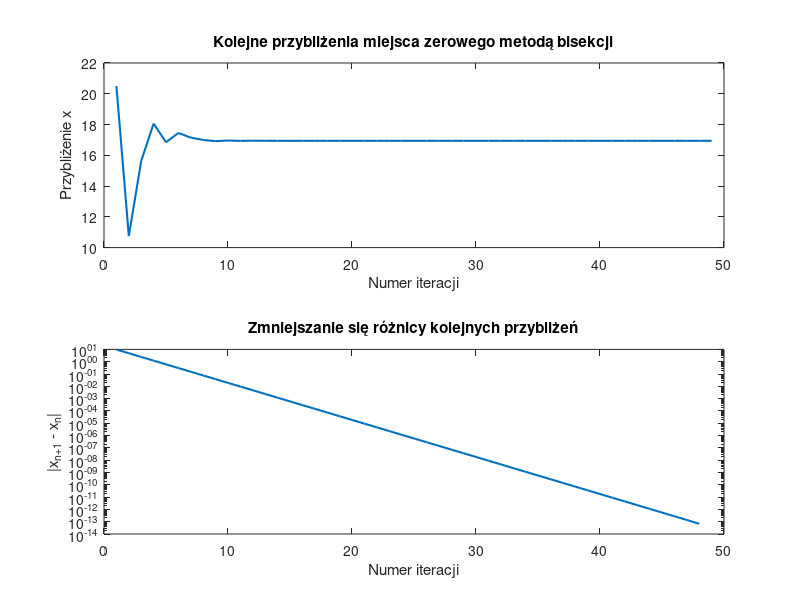

Source code (MATLAB):
function [xvec,xdif,xsolution,ysolution,iterations] = velocity_bisection()
% Wyznacza miejsce zerowe funkcji velocity_difference metodą bisekcji.
% xvec - wektor z kolejnymi przybliżeniami miejsca zerowego, gdzie xvec(1)= (a+b)/2
% xdif - wektor różnic kolejnych przybliżeń miejsca zerowego
%   xdif(i) = abs(xvec(i+1)-xvec(i));
% xsolution - obliczone miejsce zerowe
% ysolution - wartość funkcji velocity_difference wyznaczona dla t=xsolution
% iterations - liczba iteracji wykonana w celu wyznaczenia xsolution

a = 1; % lewa granica przedziału poszukiwań miejsca zerowego
b = 40; % prawa granica przedziału poszukiwań miejsca zerowego
ytolerance = 1e-12; % tolerancja wartości funkcji w przybliżonym miejscu zerowym.
% Warunek abs(f1(xsolution))<ytolerance określa jak blisko zera ma znaleźć
% się wartość funkcji w obliczonym miejscu zerowym funkcji f1(), aby obliczenia
% zostały zakończone.
max_iterations = 1000; % maksymalna liczba iteracji wykonana przez alg. bisekcji

fa = velocity_difference(a);
fb = velocity_difference(b);

xvec = [];
xdif = [];
xsolution = Inf;
ysolution = Inf;
iterations = max_iterations;

for ii=1:max_iterations
    c = (a+b)/2;
    xvec(ii,1) = c;
    fc = velocity_difference(c);
    if(abs(fc)<ytolerance)
        xdif(ii-1,1) = abs(xvec(ii)-xvec(ii-1));
        xsolution = c;
        ysolution = fc;
        iterations = ii;
        break
    else
         % Aktualizacja przedziału na podstawie zmiany znaku
        if fa * fc < 0
            b = c;
            fb = fc;
        else
            a = c;
            fa = fc;
        end
        
        % Obliczenie różnicy między kolejnymi przybliżeniami, o ile to nie pierwsza iteracja
        if ii > 1
            xdif(ii-1,1) = abs(xvec(ii) - xvec(ii-1));
        end
        
        % Jeżeli osiągnięto maksymalną liczbę iteracji, przypisz aktualne wartości
        if ii == max_iterations
            warning('Osiągnięto maksymalną liczbę iteracji bez osiągnięcia zadanej dokładności.');
            xsolution = c;
            ysolution = fc;
            iterations = ii;
        end
    end
end
 % Wizualizacja wyników - wykresy:
    figure;
    
    % Wykres 1: Kolejne przybliżenia miejsca zerowego (skala liniowa)
    subplot(2,1,1);
    plot(1:length(xvec), xvec,'LineWidth',1.5);
    xlabel('Numer iteracji');
    ylabel('Przybliżenie x');
    title('Kolejne przybliżenia miejsca zerowego metodą bisekcji');
    
    % Wykres 2: Różnice kolejnych przybliżeń (skala logarytmiczna)
    subplot(2,1,2);
    semilogy(1:length(xdif), xdif,'LineWidth',1.5);
    xlabel('Numer iteracji');
    ylabel('|x_{n+1} - x_n|');
    title('Zmniejszanie się różnicy kolejnych przybliżeń');
    print("zadanie5.png",'-dpng');
end

function velocity_delta = velocity_difference(t)
% t - czas od startu rakiety

if(t<=0)
    error("Error:Time below zero");
end

m0 = 150000;
q = 2700;
u = 2000;
g = 1.622;
M = 700;

v = u .* log(m0 ./ (m0 - q .* t)) - g .* t;
velocity_delta = v - M;
end